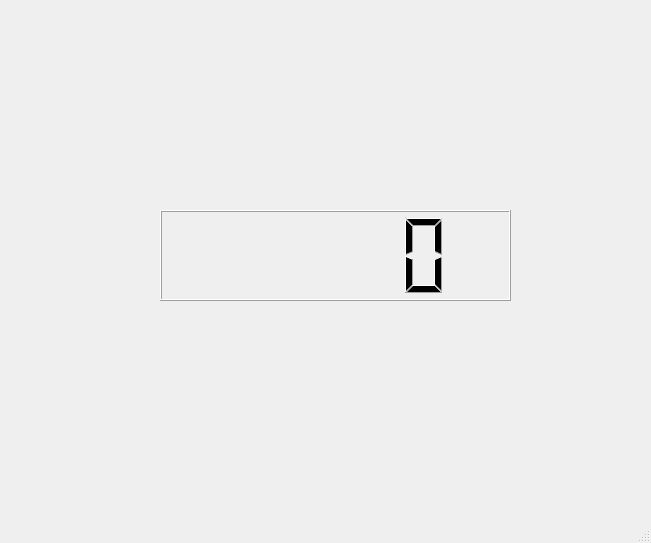
<?xml version="1.0" encoding="UTF-8"?>
<ui version="4.0">
 <class>MainWindow</class>
 <widget class="QMainWindow" name="MainWindow">
  <property name="geometry">
   <rect>
    <x>0</x>
    <y>0</y>
    <width>651</width>
    <height>543</height>
   </rect>
  </property>
  <property name="windowTitle">
   <string>MainWindow</string>
  </property>
  <widget class="QWidget" name="centralwidget">
   <widget class="QLabel" name="lbl_logoUAT">
    <property name="geometry">
     <rect>
      <x>10</x>
      <y>20</y>
      <width>281</width>
      <height>121</height>
     </rect>
    </property>
    <property name="text">
     <string/>
    </property>
    <property name="pixmap">
     <pixmap resource="../recursos.qrc">:/logo/Imagenes/logo uat.png</pixmap>
    </property>
    <property name="scaledContents">
     <bool>true</bool>
    </property>
   </widget>
   <widget class="QLabel" name="lbl_logoFIT">
    <property name="geometry">
     <rect>
      <x>360</x>
      <y>40</y>
      <width>261</width>
      <height>81</height>
     </rect>
    </property>
    <property name="text">
     <string/>
    </property>
    <property name="pixmap">
     <pixmap resource="../recursos.qrc">:/logo/Imagenes/LogoFIT.png</pixmap>
    </property>
    <property name="scaledContents">
     <bool>true</bool>
    </property>
   </widget>
   <widget class="QLabel" name="lbl_logoCT">
    <property name="geometry">
     <rect>
      <x>570</x>
      <y>440</y>
      <width>71</width>
      <height>51</height>
     </rect>
    </property>
    <property name="text">
     <string/>
    </property>
    <property name="pixmap">
     <pixmap resource="../recursos.qrc">:/logo/Imagenes/logoCT.png</pixmap>
    </property>
    <property name="scaledContents">
     <bool>true</bool>
    </property>
   </widget>
   <widget class="QLCDNumber" name="lcdNumber">
    <property name="geometry">
     <rect>
      <x>160</x>
      <y>210</y>
      <width>351</width>
      <height>91</height>
     </rect>
    </property>
   </widget>
  </widget>
  <widget class="QMenuBar" name="menubar">
   <property name="geometry">
    <rect>
     <x>0</x>
     <y>0</y>
     <width>651</width>
     <height>26</height>
    </rect>
   </property>
  </widget>
  <widget class="QStatusBar" name="statusbar"/>
 </widget>
 <resources>
  <include location="../recursos.qrc"/>
 </resources>
 <connections/>
</ui>
